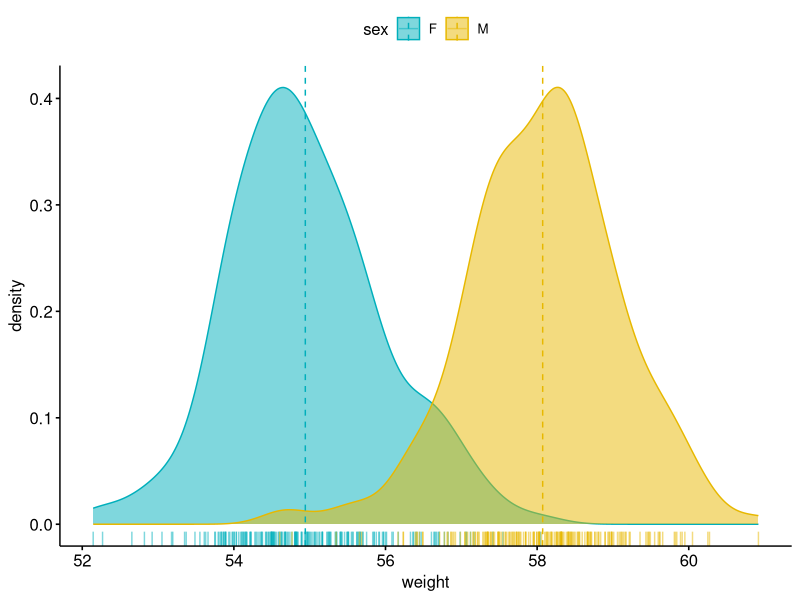
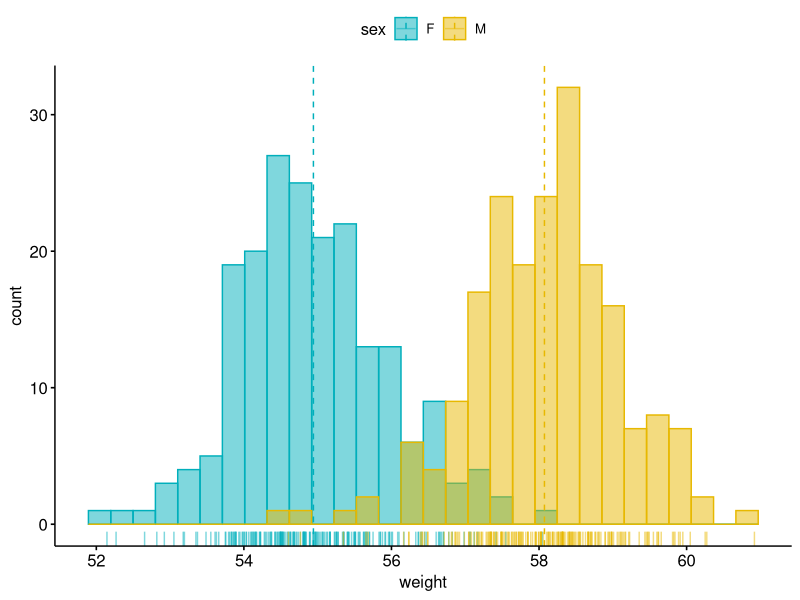
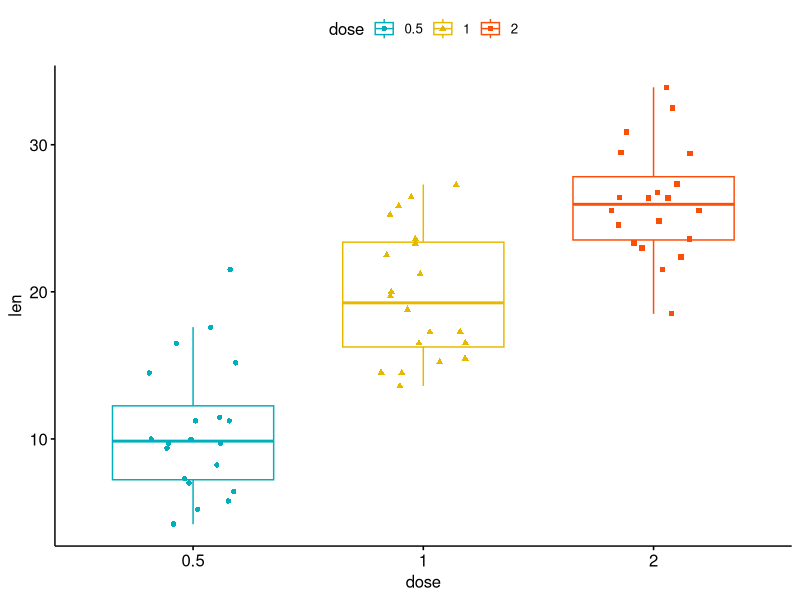
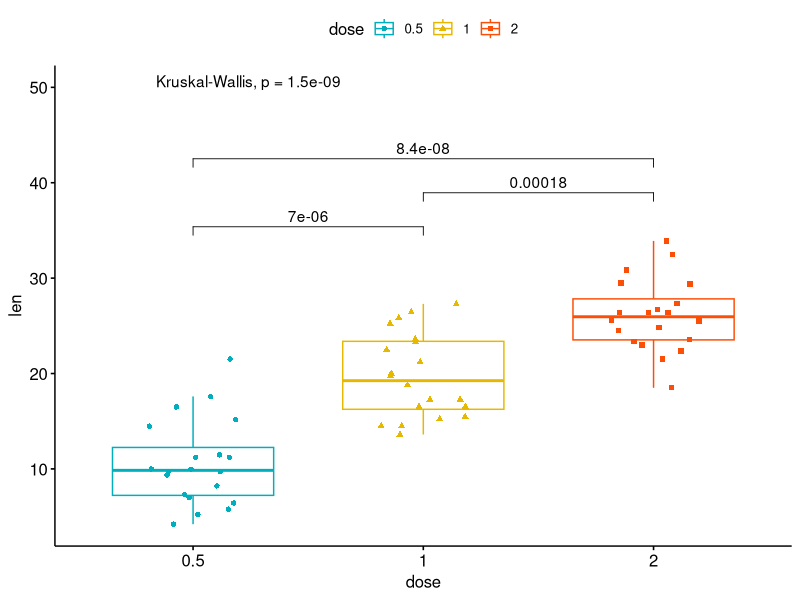
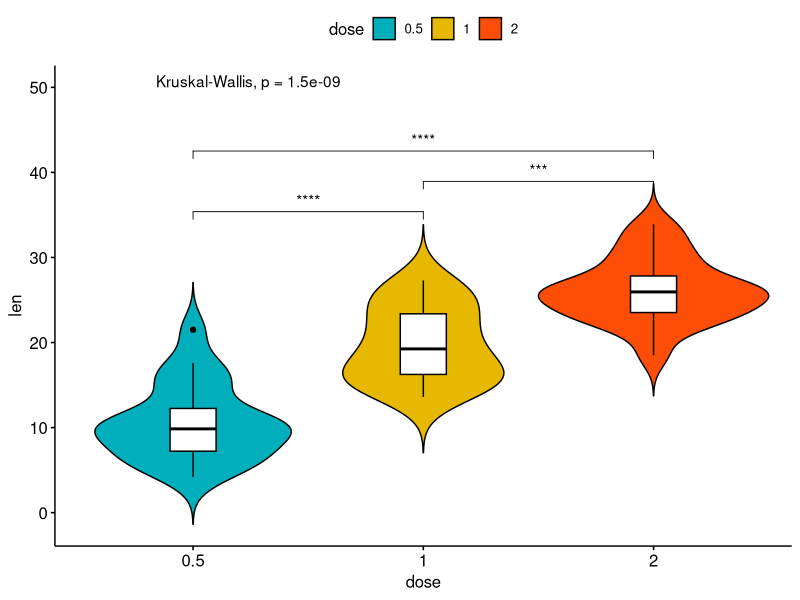

Here is the R script that generated these plots, in order:
## ---- chunk 1
library(ggpubr)
# Create some data format
# :::::::::::::::::::::::::::::::::::::::::::::::::::
set.seed(1234)
wdata = data.frame(
   sex = factor(rep(c("F", "M"), each=200)),
   weight = c(rnorm(200, 55), rnorm(200, 58)))
head(wdata, 4)
#>   sex   weight
#> 1   F 53.79293
#> 2   F 55.27743
#> 3   F 56.08444
#> 4   F 52.65430
## ---- chunk 2
# Density plot with mean lines and marginal rug
# :::::::::::::::::::::::::::::::::::::::::::::::::::
# Change outline and fill colors by groups ("sex")
# Use custom palette
ggdensity(wdata, x = "weight",
   add = "mean", rug = TRUE,
   color = "sex", fill = "sex",
   palette = c("#00AFBB", "#E7B800"))

# Histogram plot with mean lines and marginal rug
# :::::::::::::::::::::::::::::::::::::::::::::::::::
# Change outline and fill colors by groups ("sex")
# Use custom color palette
gghistogram(wdata, x = "weight",
   add = "mean", rug = TRUE,
   color = "sex", fill = "sex",
   palette = c("#00AFBB", "#E7B800"))
## ---- chunk 3
# Load data
data("ToothGrowth")
df <- ToothGrowth
head(df, 4)
#>    len supp dose
#> 1  4.2   VC  0.5
#> 2 11.5   VC  0.5
#> 3  7.3   VC  0.5
#> 4  5.8   VC  0.5

# Box plots with jittered points
# :::::::::::::::::::::::::::::::::::::::::::::::::::
# Change outline colors by groups: dose
# Use custom color palette
# Add jitter points and change the shape by groups
 p <- ggboxplot(df, x = "dose", y = "len",
                color = "dose", palette =c("#00AFBB", "#E7B800", "#FC4E07"),
                add = "jitter", shape = "dose")
 p
## ---- chunk 4
 # Add p-values comparing groups
 # Specify the comparisons you want
my_comparisons <- list( c("0.5", "1"), c("1", "2"), c("0.5", "2") )
p + stat_compare_means(comparisons = my_comparisons)+ # Add pairwise comparisons p-value
  stat_compare_means(label.y = 50)                   # Add global p-value
## ---- chunk 5
# Violin plots with box plots inside
# :::::::::::::::::::::::::::::::::::::::::::::::::::
# Change fill color by groups: dose
# add boxplot with white fill color
ggviolin(df, x = "dose", y = "len", fill = "dose",
         palette = c("#00AFBB", "#E7B800", "#FC4E07"),
         add = "boxplot", add.params = list(fill = "white"))+
  stat_compare_means(comparisons = my_comparisons, label = "p.signif")+ # Add significance levels
  stat_compare_means(label.y = 50)                                      # Add global the p-value 
